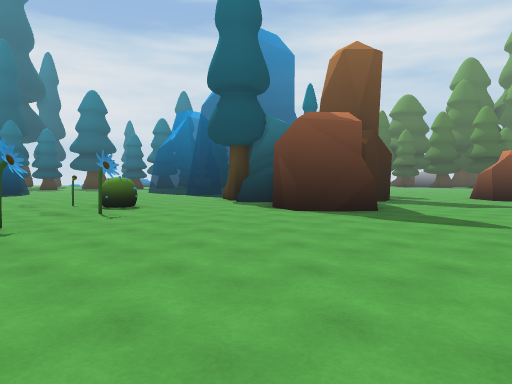
View 1 (above)

21 first-person views from a walk through a 3-D level made in the Unity game engine. The camera is 1.3 m above the floor, tilts 2° down and sees 70° across. The floor is counted in squares, 2 m on a side. Each view is taken from the middle of a square. On the plan, view 1 faces up. The plan holds only what a view shows up to about 11 squares ahead; the rest is blank. The place goes on beyond the plan. The player is left out.

View 2
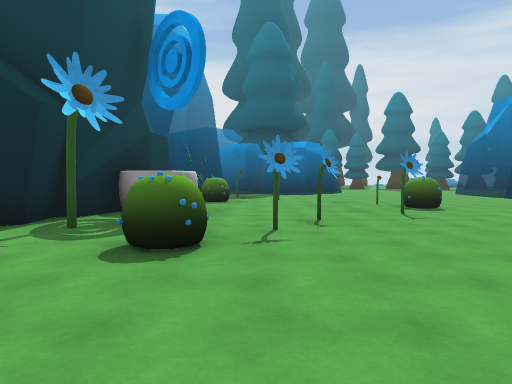

View 3
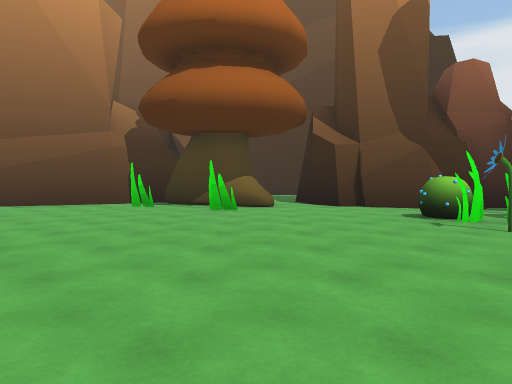

View 4
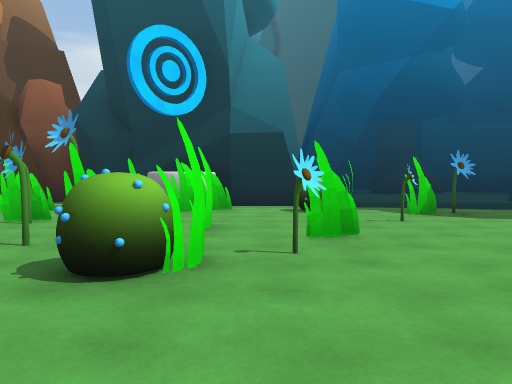

View 5
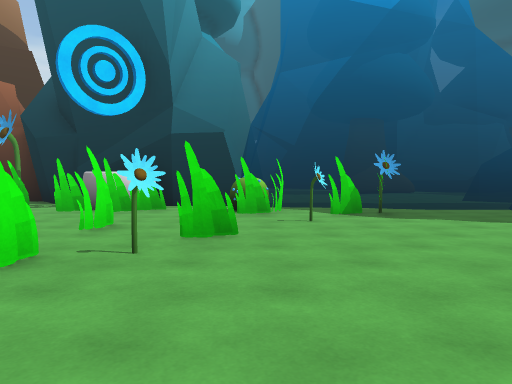

View 6
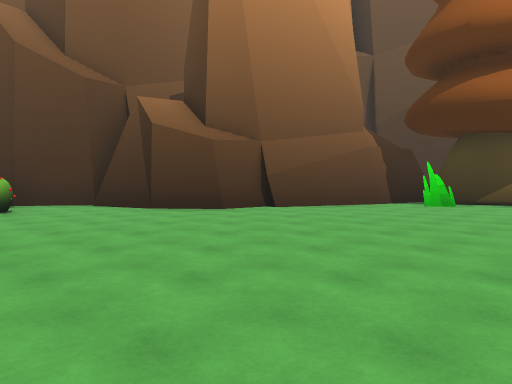

View 7
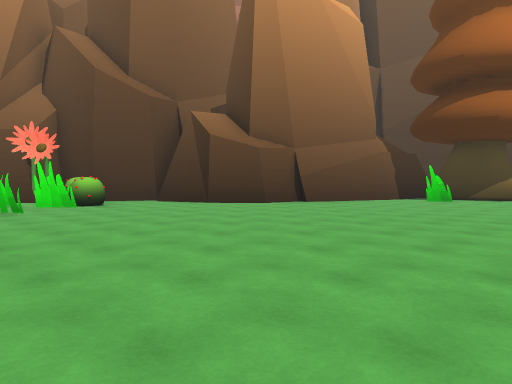

View 8
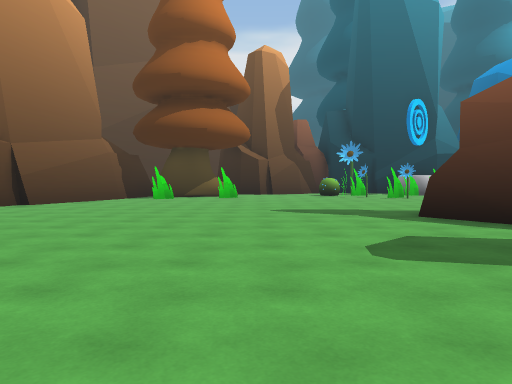

View 9
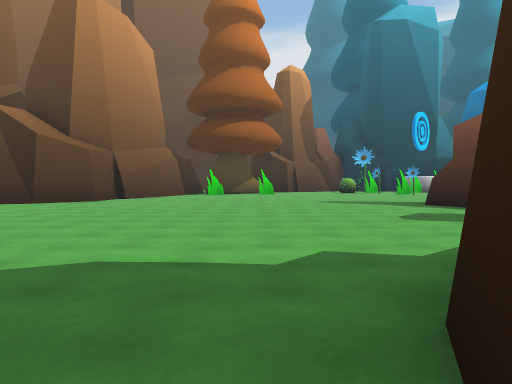

View 10
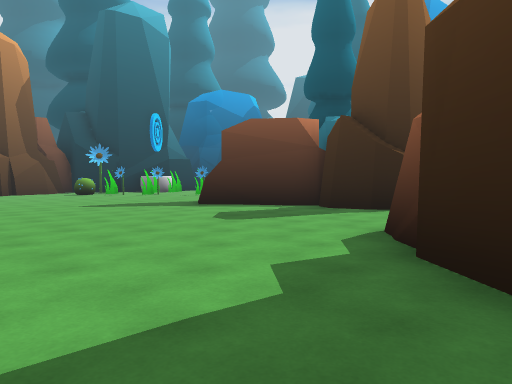

View 11
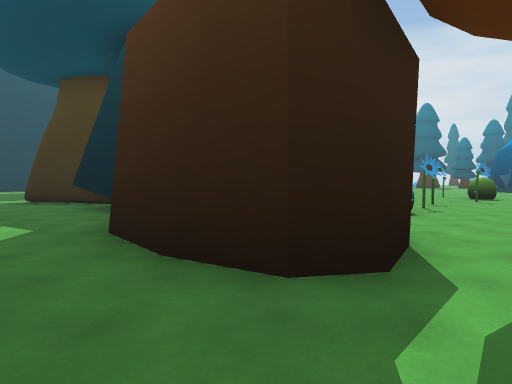

View 12
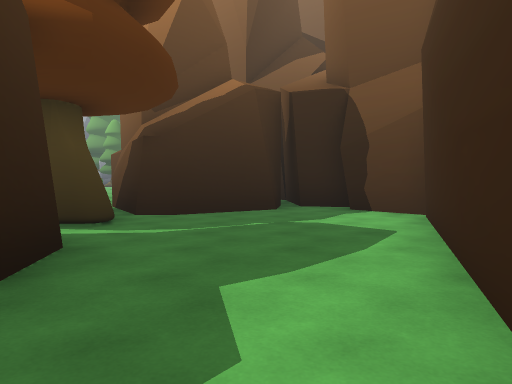

View 13
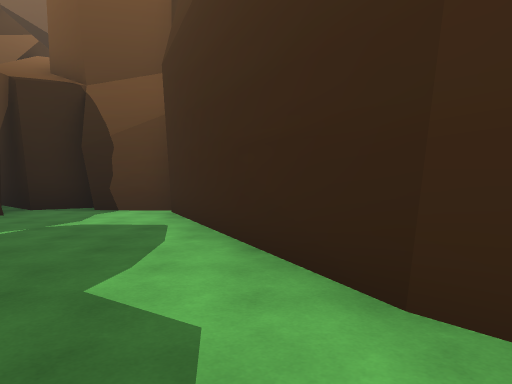

View 14
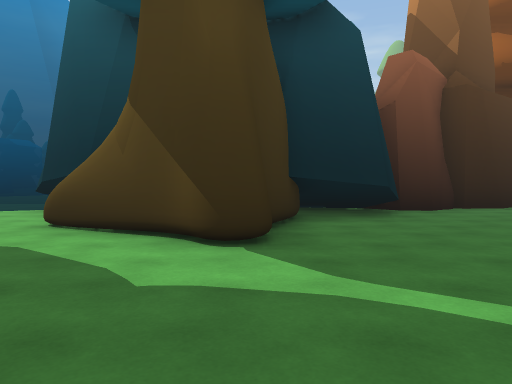

View 15
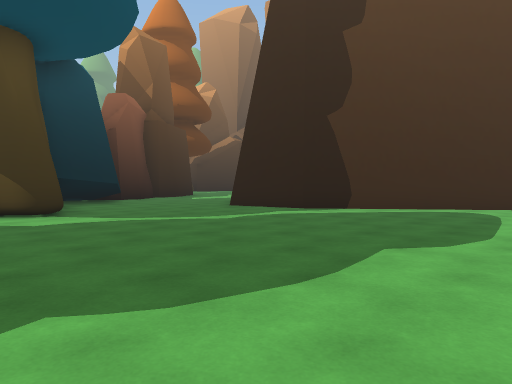

View 16
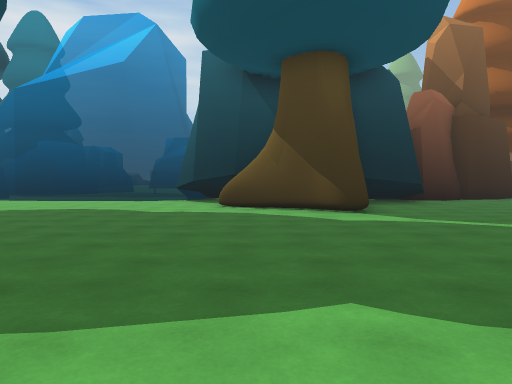

View 17
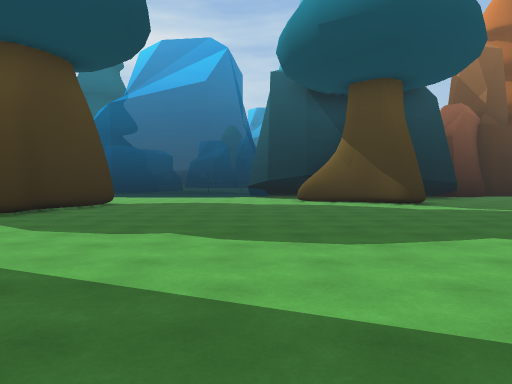

View 18
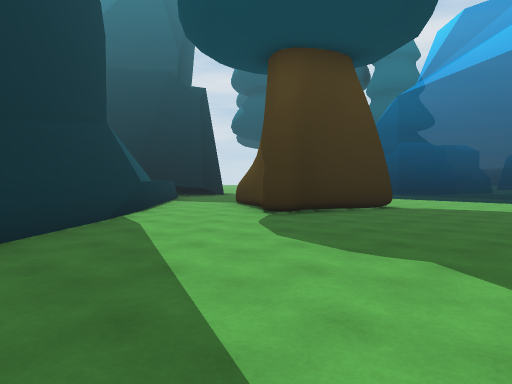

View 19
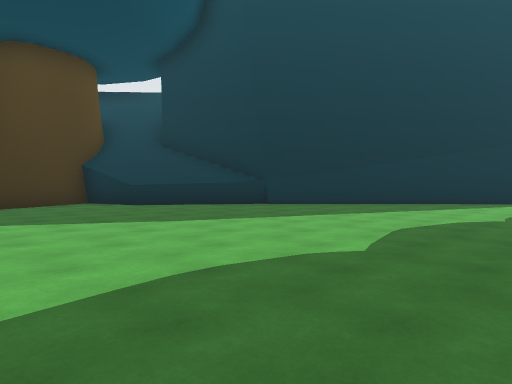

View 20
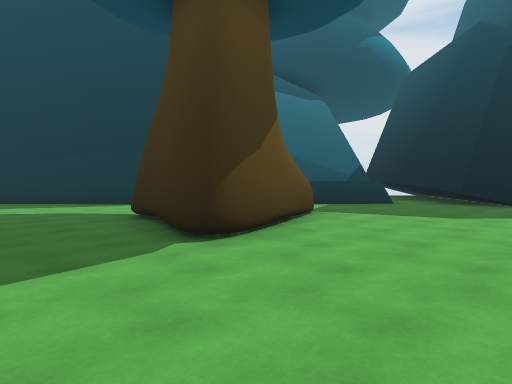

View 21
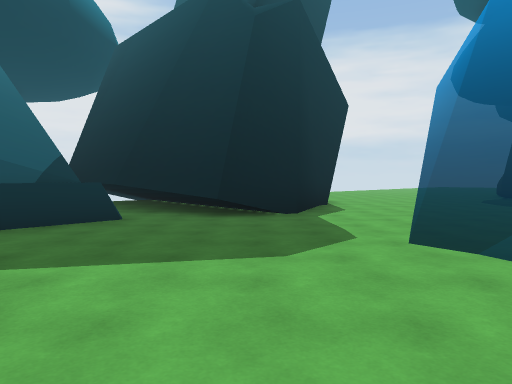

### Floor plan
Points are (right, up) in squares from view 1. A wall is a line through its corners. A room is listed if a view was taken in it or the views show most of it. See-through windows are left out.
Room 1 (views 1, 2, 3, 4, 5, 6, 7, 8, 9, 10)
walls: (2.1, 7.6) (1.6, 7.8); (2.4, 7.7) (1.9, 7.8); (2.1, 7.9) (0.9, 7.8) (0.5, 8.2); (0.8, 7.8) (0.4, 8.6); (2.7, 8.6) (2.3, 7.5) (1.9, 7.5); (2.9, 10.6) (2.5, 7.5); (0.5, 10.5) (-0.4, 10.5); (0.5, 10.6) (-0.2, 10.6); (2.9, 10.8) (2.9, 9.4); (4.2, 11.5) (3.7, 10.7) (3.2, 10.6); (4.3, 12.1) (4.2, 11.4); (3.7, -1.6) (6.8, -0.4); (-2.6, -0.7) (-2, -0.7); (6.6, -0.8) (7.8, 0) (9.3, 0) (9.4, -0.3) (10.9, -1); (-3.7, -0.1) (-2.5, -0.6); (-4, -0.1) (-2.4, -0.5); (1.9, -2.8) (3.8, -1.7); (-5, 0) (-3.9, -0.2); (-7, 3.2) (-6.4, 2.1); (-6.9, 2.1) (-5.9, 1.4) (-6.1, -0.1); (-9.2, 5.3) (-8.9, 5.4) (-7.8, 4.3) (-6.3, 2.2); (11, -1.1) (12.6, -0.9)
low walls: (1.9, 7.5) (1.3, 7.6); (2.3, 7.5) (1.7, 7.7)
ways out: opening at (-0.5, -1) to room 2
objects: flower (-10, 9); other object (-9, 8); other object (-9, 9); bush (-8, 6) to (-8, 7); flower (-8, 9); other object (-7, 4) to (-6, 4); other object (-7, 5); other object (-6, 5); other object (-5, 2); other object (-5, 7); other object (-5, 9); flower (-4, 2); other object (-4, 3); other object (-4, 7); other object (-4, 9); other object (-3, 2); flower (-3, 3); other object (-3, 4); flower (-3, 5); flower (-3, 7); bush (-3, 8); flower (-3, 9); bush (-2, 2); other object (1, 0); tree (2, -2); other object (3, -1); rock (8, 11) to (9, 12); rock (10, 11) to (11, 11); bush (12, 1); other object (12, 3)
Room 2 (views 11, 12)
walls: (-4.1, -5.8) (1.7, -8.1) (2, -7.6); (-4.4, -5.9) (-2.6, -6.4); (-4.8, -5.8) (-4.2, -5.9); (2.9, -4.7) (1.9, -3.1) (1.9, -2.8); (1.6, -8.1) (2.9, -6.9); (-2, -0.7) (-1.5, -1.4) (-1.5, -1.7) (-1.2, -2.6) (-1.6, -3.1) (-2.7, -3.3) (-4.5, -3.1); (3.5, -7.3) (3.8, -6); (4.1, -5.6) (3.1, -5.4) (2.6, -4.1)
low walls: (3, -5.4) (1.7, -3.4) (1.7, -2.9)
ways out: opening at (-0.5, -1) to room 1; opening at (-4.5, -4.5) to room 3
objects: tree (0, -2) to (0, -1)
Room 3 (views 13, 14, 15, 16, 17, 18, 19, 20, 21)
walls: (-11.8, -2.1) (-11.8, -1.4) (-12.4, 0.3); (-12.2, -0.2) (-12.3, 0.6); (-12, -0.5) (-12.1, 0.4); (-11.7, -2.2) (-12.5, 0.5); (-11.8, 0.8) (-12, 2.5) (-11.8, 3.5); (-17.7, 2.9) (-18.7, 2.5) (-19.3, 1.9); (-10.7, -1.9) (-11.2, -2.4); (-17, 3.3) (-18.9, 2.3); (-19.8, 2.8) (-20.5, 4.6); (-17.4, 4) (-17, 3.7); (-9, -1) (-10.9, -2); (-22.8, 0.5) (-22.7, -5.7) (-23.1, -6.4); (-22.7, -5.6) (-22.1, -9.1) (-22.8, -10.5) (-21, -11.4); (-22.3, 3) (-22.7, -1.3); (-9.6, -6.9) (-8.7, -5.3); (-19.9, 5.1) (-17.3, 3.9); (-7, -1.9) (-8.1, -2.3) (-9.6, -1.4) (-10.3, -1.7); (-9.8, -9.2) (-9.6, -7.6); (-21.2, -11.3) (-20.8, -11.6); (-10.3, -11.5) (-9.8, -7.4); (-4.5, -3.1) (-5.1, -2.6); (-22.8, 7.6) (-22.4, 1.9); (-23.6, 7.3) (-22.6, 3) (-22.9, -0.1); (-24.5, 8.4) (-27.4, 8.5); (-22.3, 12.5) (-21.4, 10.6) (-22, 9.1) (-24.6, 8.3)
ways out: opening at (-4.5, -4.5) to room 2
objects: rock (-6, -2) to (-6, -1)

Positions as (right, up) in squares from view 1, and headings:
1: (0, 0), facing up
2: (0, 0), facing up-left
3: (0, 8), facing down
4: (-2, 11), facing down-left
5: (-3, 12), facing down-left
6: (7, 8), facing down
7: (8, 10), facing down
8: (9, 10), facing down-left
9: (12, 11), facing down-left
10: (12, 9), facing left
11: (0, -5), facing up-left
12: (-5, -5), facing right
13: (-5, -4), facing down-right
14: (-14, -5), facing up-right
15: (-18, -6), facing right
16: (-18, -6), facing up-right
17: (-21, -6), facing up-right
18: (-20, -5), facing up
19: (-13, -6), facing left
20: (-13, 4), facing left
21: (-17, 5), facing up-left
